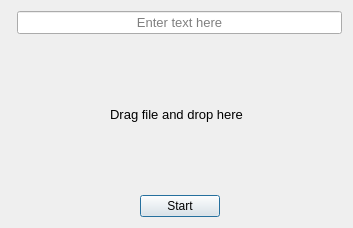
<?xml version="1.0" encoding="UTF-8"?>
<ui version="4.0">
 <class>MainDialog</class>
 <widget class="QDialog" name="MainDialog">
  <property name="geometry">
   <rect>
    <x>0</x>
    <y>0</y>
    <width>353</width>
    <height>228</height>
   </rect>
  </property>
  <property name="windowTitle">
   <string>Prepend</string>
  </property>
  <layout class="QGridLayout" name="gridLayout">
   <item row="1" column="0" colspan="4">
    <widget class="QLabel" name="label">
     <property name="font">
      <font>
       <pointsize>10</pointsize>
      </font>
     </property>
     <property name="text">
      <string>Drag file and drop here</string>
     </property>
     <property name="alignment">
      <set>Qt::AlignCenter</set>
     </property>
    </widget>
   </item>
   <item row="2" column="1">
    <spacer name="horizontalSpacer">
     <property name="orientation">
      <enum>Qt::Horizontal</enum>
     </property>
     <property name="sizeHint" stdset="0">
      <size>
       <width>40</width>
       <height>20</height>
      </size>
     </property>
    </spacer>
   </item>
   <item row="2" column="3">
    <spacer name="horizontalSpacer_2">
     <property name="orientation">
      <enum>Qt::Horizontal</enum>
     </property>
     <property name="sizeHint" stdset="0">
      <size>
       <width>40</width>
       <height>20</height>
      </size>
     </property>
    </spacer>
   </item>
   <item row="2" column="2">
    <widget class="QPushButton" name="start_button">
     <property name="maximumSize">
      <size>
       <width>150</width>
       <height>16777215</height>
      </size>
     </property>
     <property name="text">
      <string>Start</string>
     </property>
    </widget>
   </item>
   <item row="0" column="1" colspan="3">
    <widget class="QLineEdit" name="prepend_line">
     <property name="font">
      <font>
       <pointsize>10</pointsize>
      </font>
     </property>
     <property name="alignment">
      <set>Qt::AlignCenter</set>
     </property>
     <property name="placeholderText">
      <string>Enter text here</string>
     </property>
    </widget>
   </item>
  </layout>
 </widget>
 <resources/>
 <connections/>
</ui>
